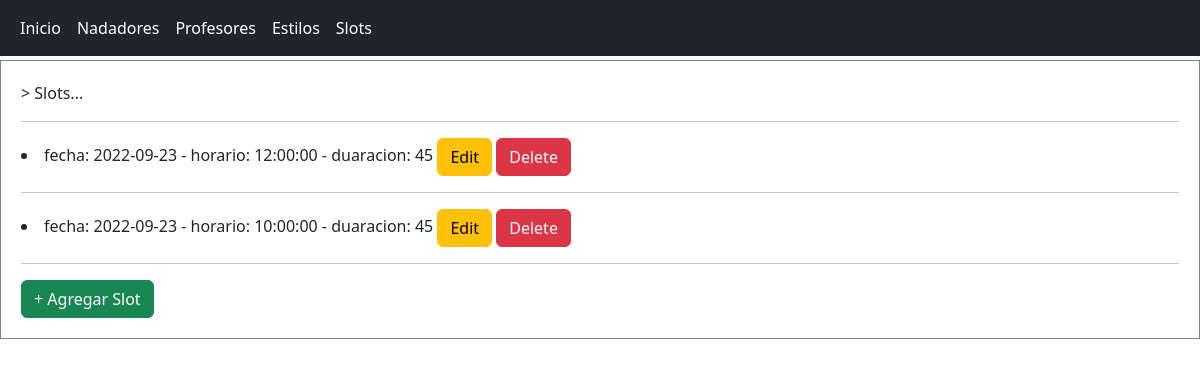
/AppSwim/read_slots/, run on the app's committed database.
### AppSwim/models.py (models this page shows)
class Slot(models.Model):
    fecha = models.DateField()
    horario = models.TimeField()
    duracion = models.IntegerField(default=45)
    def __str__(self):
        return f'fecha: {self.fecha} - horario: {self.horario} - duaracion: {self.duracion}'

### AppSwim/views.py (the view)
# urls.py: path('read_slots/', read_slots),
def read_slots(request):
    slots = Slot.objects.all()
    return render(request, 'slots/read_slots.html', {'slots': slots})

### AppSwim/template/slots/read_slots.html
{% extends "inicio.html" %}
{% load static %}
{% block contenido %}
    <p>> Slots...</p>
    <hr>
    {% for slot in slots %}
        <li>
            {{slot}}
            <a href="/AppSwim/update_slots/{{slot.id}}" class="btn btn-warning">Edit</a>
            <a href="/AppSwim/delete_slots/{{slot.id}}" class="btn btn-danger">Delete</a>
        </li>
        <hr>
    {% endfor %}
    <a class="btn btn-success" href="/AppSwim/create_slots">+ Agregar Slot</a>
{% endblock %}

### data on the page
Slot: fecha+horario+duracion "fecha: 2022-09-23 - horario: 12:00:00 - duaracion: 45"
Slot: fecha+horario+duracion "fecha: 2022-09-23 - horario: 10:00:00 - duaracion: 45"
